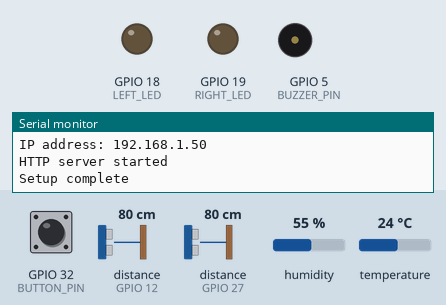
Recording of a sketch running on a simulated ESP32. On the bench: output pins drawn as LEDs (lit = HIGH), buzzer (waves = sounding, pin HIGH), the last lines printed to the serial monitor. Wiring (inferred from the names in the program): 2 × ultrasonic range finder: trigger GPIO 14, echo GPIO 12 / trigger GPIO 26, echo GPIO 27. Dashed ring = blinking. The inputs (shaded band) are chosen by the test bench; at power-on: GPIO 32 (BUTTON_PIN) HIGH, distance to the obstacle (sensors on GPIO 12, GPIO 27) 80 cm, humidity 55 %, temperature 24 °C. The echo pulse lasts 58.3 µs per cm; WiFi joins after 1.5 s; servers stay silent unless stated; uploads are accepted with an empty reply; pins used as bus, display or sensor lines are not drawn.

Above: at 4.7 s.
4.8 s: GPIO 32 (BUTTON_PIN) pulled LOW for 0.15 s
At 5.9 s:
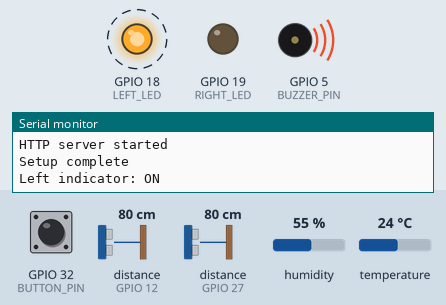
10.0 s: distance to the obstacle (sensor on GPIO 12) set to 8 cm
13.5 s: distance to the obstacle (sensor on GPIO 12) set to 5 cm
At 14.4 s:
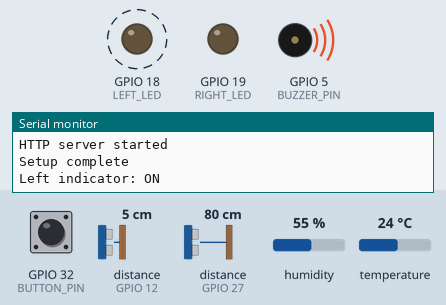
17.5 s: GPIO 32 (BUTTON_PIN) pulled LOW for 1 s
20.0 s: GPIO 32 (BUTTON_PIN) pulled LOW for 3.2 s
At 20.9 s:
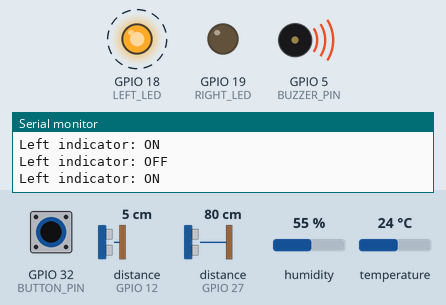
24.7 s: distance to the obstacle (sensor on GPIO 12) set to 9 cm
At 25.9 s:
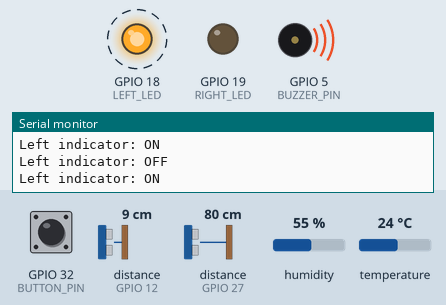
Timing chart, 0 to 29.5 s (numbered marks = the images above; inputs shaded):
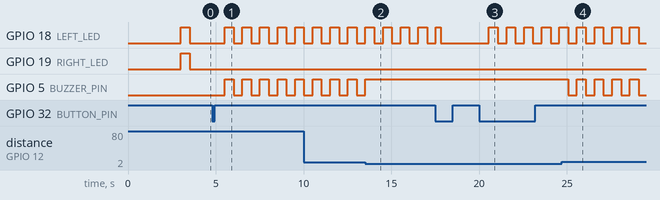

Measured:
- the behaviour switches between 7 and 6 cm on distance to the obstacle (sensor on GPIO 12) (found by bisection; images 1 and 2)
- after the input at 4.8 s, GPIO 18 (LEFT_LED), GPIO 5 (BUZZER_PIN): alternates HIGH for 0.50 s and LOW for 0.50 s, starting after 0.71 s
- after the input at 13.5 s, GPIO 5 (BUZZER_PIN): goes on until 13.5 s, then stays HIGH
- after the input at 20.0 s, GPIO 18 (LEFT_LED): alternates HIGH for 0.50 s and LOW for 0.50 s, starting after 0.55 s
- after the input at 24.7 s, GPIO 5 (BUZZER_PIN): alternates HIGH for 0.50 s and LOW for 0.50 s, starting after 0.36 s

The sketch:

_5_car2.ino
```cpp
// =================================================================
//                 SMART CAR PROJECT - CAR 2
// =================================================================

#include <WiFi.h>
#include <ESPAsyncWebServer.h>
#include <ArduinoJson.h>
#include <DHT.h>
#include <HTTPClient.h>

// --- PIN DEFINITIONS ---
#define DHT_PIN 4
#define DHT_TYPE DHT11
#define BUZZER_PIN 5
#define LEFT_LED 18
#define RIGHT_LED 19
#define BUTTON_PIN 32
#define FRONT_TRIG 26
#define FRONT_ECHO 27
#define BACK_TRIG 14
#define BACK_ECHO 12

// --- WIFI CONFIG ---
const char *ssid = "SmartCar_Dashboard";
const char *password = "12345678";
AsyncWebServer server(80);

// --- SENSOR OBJECTS ---
DHT dht(DHT_PIN, DHT_TYPE);

// --- STATE VARIABLES ---
struct CarState {
    float temp = 0.0;
    float humidity = 0.0;
    float frontDist = 999.0;
    float backDist = 999.0;
    bool leftIndicator = false;
    bool rightIndicator = false;
    bool buzzerOn = true;
    bool ambientOn = true;
    bool car1Left = false;
    bool car1Right = false;
} carState;

// --- TIMING VARIABLES ---
unsigned long lastSensorRead = 0;
unsigned long lastIndicatorBlink = 0;
unsigned long lastCar1Send = 0;
bool indicatorState = false;

// --- BUTTON VARIABLES ---
volatile bool buttonPressed = false;
volatile unsigned long lastButtonPress = 0;
unsigned long lastButtonPressTime = 0;
bool waitingForSecondPress = false;
const unsigned long doublePressWindow = 300;

// --- BUTTON INTERRUPT HANDLER ---
void IRAM_ATTR buttonISR() {
    unsigned long currentTime = millis();
    if (currentTime - lastButtonPress > 200) {
        buttonPressed = true;
        lastButtonPress = currentTime;
    }
}

// --- HELPER FUNCTIONS ---
float readUltrasonic(int trigPin, int echoPin) {
    digitalWrite(trigPin, LOW);
    delayMicroseconds(2);
    digitalWrite(trigPin, HIGH);
    delayMicroseconds(10);
    digitalWrite(trigPin, LOW);

    long duration = pulseIn(echoPin, HIGH, 30000);
    if (duration == 0) return 999.0;
    return duration * 0.034 / 2;
}

// Send data to Car 1
void sendDataToCar1() {
    HTTPClient http;
    http.begin("http://192.168.4.1/update");
    http.addHeader("Content-Type", "application/json");

    StaticJsonDocument<200> doc;
    doc["leftIndicator"] = carState.leftIndicator;
    doc["rightIndicator"] = carState.rightIndicator;
    doc["buzzerOn"] = carState.buzzerOn;
    doc["ambientOn"] = carState.ambientOn;

    String jsonString;
    serializeJson(doc, jsonString);

    int httpResponseCode = http.POST(jsonString);
    if (httpResponseCode > 0) {
        String response = http.getString();
        StaticJsonDocument<200> responseDoc;
        deserializeJson(responseDoc, response);
        carState.car1Left = responseDoc["leftIndicator"] | false;
        carState.car1Right = responseDoc["rightIndicator"] | false;
    }
    http.end();
}

// =================================================================
//                      SETUP
// =================================================================
void setup() {
    Serial.begin(115200);
    delay(1000);
    Serial.println("Starting Smart Car - Car 2");

    // Initialize Pins
    pinMode(BUZZER_PIN, OUTPUT);
    pinMode(LEFT_LED, OUTPUT);
    pinMode(RIGHT_LED, OUTPUT);
    pinMode(BUTTON_PIN, INPUT_PULLUP);
    pinMode(FRONT_TRIG, OUTPUT);
    pinMode(FRONT_ECHO, INPUT);
    pinMode(BACK_TRIG, OUTPUT);
    pinMode(BACK_ECHO, INPUT);

    // Attach Interrupt
    attachInterrupt(digitalPinToInterrupt(BUTTON_PIN), buttonISR, FALLING);

    // Initialize Sensors
    dht.begin();
    Serial.println("DHT11 initialized");

    // Connect to WiFi
    WiFi.mode(WIFI_STA);
    WiFi.begin(ssid, password);

    while (WiFi.status() != WL_CONNECTED) {
        delay(1000);
        Serial.println("Connecting to WiFi...");
    }

    Serial.println("WiFi connected!");
    Serial.print("IP address: ");
    Serial.println(WiFi.localIP());

    // Initialize Web Server
    server.on("/status", HTTP_GET, [](AsyncWebServerRequest *request) {
        StaticJsonDocument<200> doc;
        doc["type"] = "car2";
        doc["leftIndicator"] = carState.leftIndicator;
        doc["rightIndicator"] = carState.rightIndicator;
        doc["temp"] = carState.temp;
        doc["humidity"] = carState.humidity;
        doc["frontDist"] = carState.frontDist;
        doc["backDist"] = carState.backDist;

        String jsonString;
        serializeJson(doc, jsonString);
        request->send(200, "application/json", jsonString);
    });

    server.on("/update", HTTP_POST, [](AsyncWebServerRequest *request) {}, NULL,
        [](AsyncWebServerRequest *request, uint8_t *data, size_t len, size_t index, size_t total) {
            StaticJsonDocument<200> doc;
            deserializeJson(doc, data, len);

            if (doc.containsKey("leftIndicator")) {
                carState.car1Left = doc["leftIndicator"];
                if (carState.car1Left) carState.car1Right = false;
            }
            if (doc.containsKey("rightIndicator")) {
                carState.car1Right = doc["rightIndicator"];
                if (carState.car1Right) carState.car1Left = false;
            }
            if (doc.containsKey("buzzerOn")) {
                carState.buzzerOn = doc["buzzerOn"];
            }
            if (doc.containsKey("ambientOn")) {
                carState.ambientOn = doc["ambientOn"];
            }

            StaticJsonDocument<200> responseDoc;
            responseDoc["leftIndicator"] = carState.leftIndicator;
            responseDoc["rightIndicator"] = carState.rightIndicator;
            String response;
            serializeJson(responseDoc, response);
            request->send(200, "application/json", response);
        });

    server.begin();
    Serial.println("HTTP server started");

    // LED test
    digitalWrite(LEFT_LED, HIGH);
    digitalWrite(RIGHT_LED, HIGH);
    delay(500);
    digitalWrite(LEFT_LED, LOW);
    digitalWrite(RIGHT_LED, LOW);

    Serial.println("Setup complete");
}

// =================================================================
//                       MAIN LOOP
// =================================================================
void loop() {
    unsigned long currentTime = millis();

    // Handle Button Presses
    if (buttonPressed) {
        buttonPressed = false;

        if (!waitingForSecondPress) {
            lastButtonPressTime = currentTime;
            waitingForSecondPress = true;
        } else if (currentTime - lastButtonPressTime < doublePressWindow) {
            // Double press: toggle right indicator
            carState.rightIndicator = !carState.rightIndicator;
            if (carState.rightIndicator) carState.leftIndicator = false;
            waitingForSecondPress = false;
            Serial.println("Right indicator: " + String(carState.rightIndicator ? "ON" : "OFF"));
        }
    }

    // Check if double press window has expired (single press)
    if (waitingForSecondPress && (currentTime - lastButtonPressTime > doublePressWindow)) {
        // Single press: toggle left indicator
        carState.leftIndicator = !carState.leftIndicator;
        if (carState.leftIndicator) carState.rightIndicator = false;
        waitingForSecondPress = false;
        Serial.println("Left indicator: " + String(carState.leftIndicator ? "ON" : "OFF"));
    }

    // Read Sensors (every 250ms)
    if (currentTime - lastSensorRead > 250) {
        lastSensorRead = currentTime;

        // DHT11
        float newTemp = dht.readTemperature();
        float newHumidity = dht.readHumidity();
        if (!isnan(newTemp) && !isnan(newHumidity)) {
            carState.temp = newTemp;
            carState.humidity = newHumidity;
        }

        // Ultrasonic sensors
        carState.frontDist = readUltrasonic(FRONT_TRIG, FRONT_ECHO);
        carState.backDist = readUltrasonic(BACK_TRIG, BACK_ECHO);
    }

    // Indicator Blinking (every 500ms)
    if (currentTime - lastIndicatorBlink > 500) {
        lastIndicatorBlink = currentTime;
        indicatorState = !indicatorState;
    }

    // Control Outputs
    bool leftOn = (carState.leftIndicator || carState.car1Left) && indicatorState;
    bool rightOn = (carState.rightIndicator || carState.car1Right) && indicatorState;

    digitalWrite(LEFT_LED, leftOn ? HIGH : LOW);
    digitalWrite(RIGHT_LED, rightOn ? HIGH : LOW);

    // Buzzer
    bool isIndicatorOn = carState.leftIndicator || carState.rightIndicator || carState.car1Left || carState.car1Right;
    bool obstacleAlert = (carState.frontDist < 6.0 || carState.backDist < 6.0);

    if (carState.buzzerOn && ((isIndicatorOn && indicatorState) || obstacleAlert)) {
        digitalWrite(BUZZER_PIN, HIGH);
    } else {
        digitalWrite(BUZZER_PIN, LOW);
    }

    // Send Data to Car 1 (every 500ms)
    if (currentTime - lastCar1Send > 500) {
        lastCar1Send = currentTime;
        sendDataToCar1();
    }
}
```
